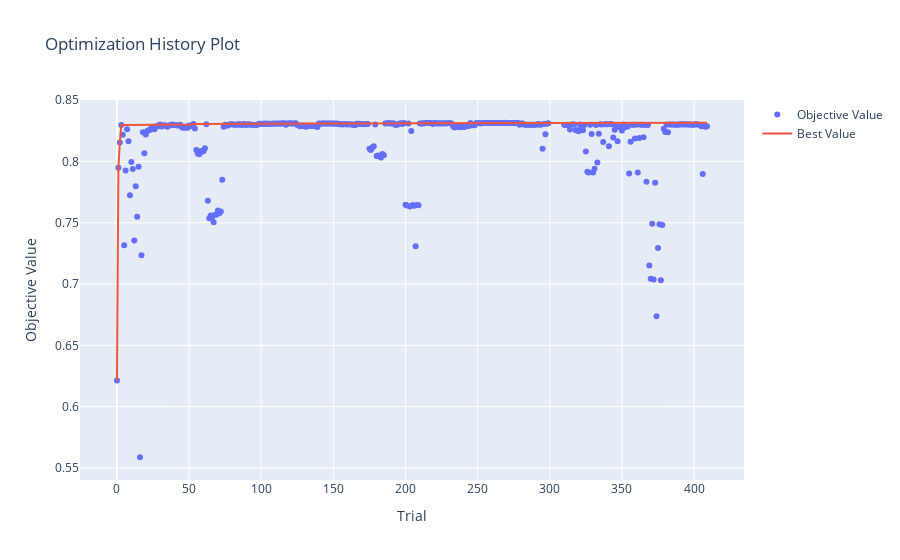

Notebook code cell kept with this figure:
### Code cell
vis.plot_optimization_history(study)

### Figure 1 — Plotly figure (JSON) as saved in the notebook; plotly's stock layout.template omitted (floating-point values rounded to 4 significant figures; data arrays with more than 128 entries replaced by an {"elided": "..."} marker saying what was removed)
{"data": [{"mode": "markers", "name": "Objective Value", "type": "scatter", "x": {"elided": "400 int values"}, "y": {"elided": "400 float values"}}, {"mode": "lines", "name": "Best Value", "type": "scatter", "x": {"elided": "410 int values"}, "y": {"elided": "410 float values"}}, {"marker": {"color": "#cccccc"}, "mode": "markers", "name": "Infeasible Trial", "showlegend": false, "type": "scatter", "x": [], "y": []}], "layout": {"title": {"text": "Optimization History Plot"}, "xaxis": {"title": {"text": "Trial"}}, "yaxis": {"title": {"text": "Objective Value"}}}}
